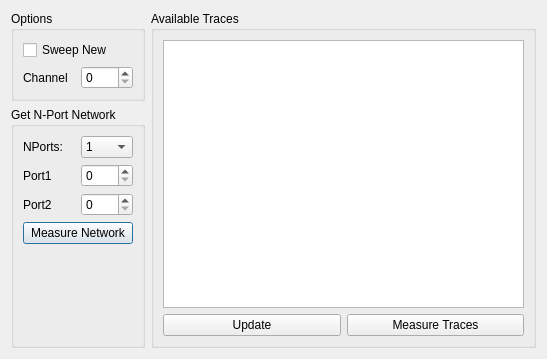
<?xml version="1.0" encoding="UTF-8"?>
<ui version="4.0">
 <class>MeasurementDialog</class>
 <widget class="QDialog" name="MeasurementDialog">
  <property name="geometry">
   <rect>
    <x>0</x>
    <y>0</y>
    <width>547</width>
    <height>359</height>
   </rect>
  </property>
  <property name="windowTitle">
   <string>Dialog</string>
  </property>
  <layout class="QHBoxLayout" name="horizontalLayout_5">
   <item>
    <layout class="QVBoxLayout" name="verticalLayout_left">
     <item>
      <widget class="QGroupBox" name="groupBox_options">
       <property name="title">
        <string>Options</string>
       </property>
       <layout class="QVBoxLayout" name="verticalLayout_2">
        <item>
         <widget class="QCheckBox" name="checkBox_sweepNew">
          <property name="text">
           <string>Sweep New</string>
          </property>
         </widget>
        </item>
        <item>
         <layout class="QHBoxLayout" name="horizontalLayout_channel">
          <item>
           <widget class="QLabel" name="label_channel">
            <property name="text">
             <string>Channel</string>
            </property>
           </widget>
          </item>
          <item>
           <widget class="QSpinBox" name="spinBox_channel"/>
          </item>
         </layout>
        </item>
       </layout>
      </widget>
     </item>
     <item>
      <widget class="QGroupBox" name="groupBox_snp">
       <property name="title">
        <string>Get N-Port Network</string>
       </property>
       <layout class="QVBoxLayout" name="verticalLayout">
        <item>
         <layout class="QHBoxLayout" name="horizontalLayout_nports">
          <item>
           <widget class="QLabel" name="label_nports">
            <property name="text">
             <string>NPorts:</string>
            </property>
           </widget>
          </item>
          <item>
           <widget class="QComboBox" name="comboBox_nports">
            <item>
             <property name="text">
              <string>1</string>
             </property>
            </item>
            <item>
             <property name="text">
              <string>2</string>
             </property>
            </item>
           </widget>
          </item>
         </layout>
        </item>
        <item>
         <layout class="QHBoxLayout" name="horizontalLayout_port1">
          <item>
           <widget class="QLabel" name="label_port1">
            <property name="text">
             <string>Port1</string>
            </property>
           </widget>
          </item>
          <item>
           <widget class="QSpinBox" name="spinBox_port1"/>
          </item>
         </layout>
        </item>
        <item>
         <layout class="QHBoxLayout" name="horizontalLayout_port2">
          <item>
           <widget class="QLabel" name="label_port2">
            <property name="text">
             <string>Port2</string>
            </property>
           </widget>
          </item>
          <item>
           <widget class="QSpinBox" name="spinBox_port2"/>
          </item>
         </layout>
        </item>
        <item>
         <widget class="QPushButton" name="pushButton_measureSnp">
          <property name="text">
           <string>Measure Network</string>
          </property>
         </widget>
        </item>
        <item>
         <spacer name="verticalSpacer">
          <property name="orientation">
           <enum>Qt::Vertical</enum>
          </property>
          <property name="sizeHint" stdset="0">
           <size>
            <width>20</width>
            <height>40</height>
           </size>
          </property>
         </spacer>
        </item>
       </layout>
       <zorder>label_nports</zorder>
       <zorder>comboBox_nports</zorder>
       <zorder></zorder>
       <zorder></zorder>
       <zorder>label_nports</zorder>
       <zorder></zorder>
       <zorder>comboBox_nports</zorder>
       <zorder></zorder>
       <zorder>verticalSpacer</zorder>
       <zorder>pushButton_measureSnp</zorder>
      </widget>
     </item>
    </layout>
   </item>
   <item>
    <widget class="QGroupBox" name="groupBox_traces">
     <property name="title">
      <string>Available Traces</string>
     </property>
     <layout class="QVBoxLayout" name="verticalLayout_3">
      <item>
       <widget class="QListWidget" name="listWidget_traces"/>
      </item>
      <item>
       <layout class="QHBoxLayout" name="horizontalLayout_tracesButtons">
        <item>
         <widget class="QPushButton" name="btn_updateTraces">
          <property name="text">
           <string>Update</string>
          </property>
         </widget>
        </item>
        <item>
         <widget class="QPushButton" name="btn_measureTraces">
          <property name="text">
           <string>Measure Traces</string>
          </property>
         </widget>
        </item>
       </layout>
      </item>
     </layout>
    </widget>
   </item>
  </layout>
 </widget>
 <resources/>
 <connections/>
</ui>
